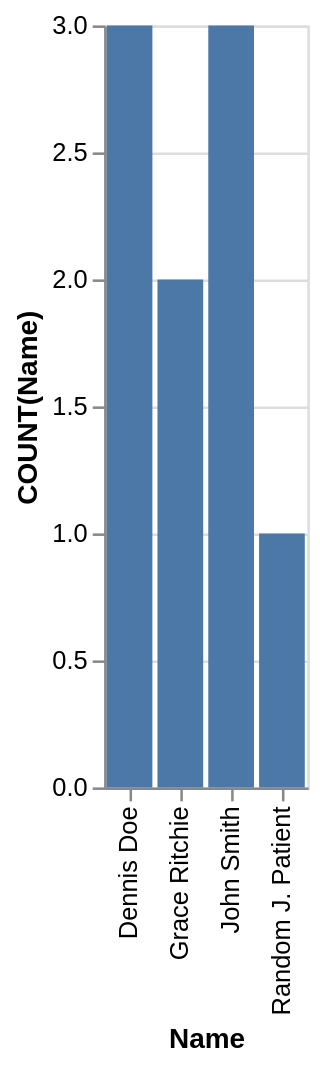

Write a Vega-Lite specification for this figure.
### Vega-Lite specification from a JSON file in a GitHub repository (floating-point values rounded to 4 significant figures)
{"data": {"values": [{"x_data": "Dennis Doe", "y_data": 3}, {"x_data": "Grace Ritchie", "y_data": 2}, {"x_data": "John Smith", "y_data": 3}, {"x_data": "Random J. Patient", "y_data": 1}]}, "mark": "bar", "encoding": {"x": {"field": "x_data", "type": "nominal", "title": "Name", "sort": "ascending"}, "y": {"field": "y_data", "type": "quantitative", "title": "COUNT(Name)"}}}
